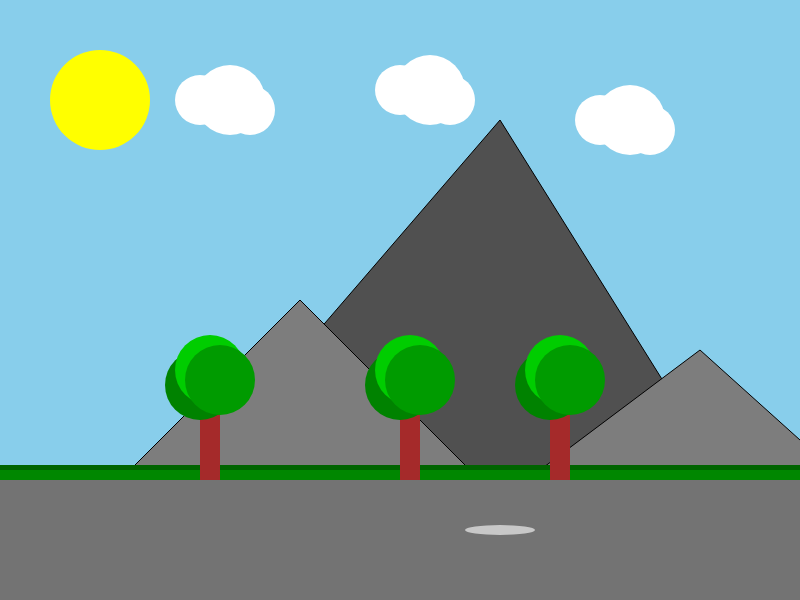
Frame 1 (no input)
Frame 60 (no input): identical to frame 1, image omitted
Frame 120 (the mouse pressed at the canvas centre since frame 60): identical to frame 1, image omitted

The p5.js sketch that drew this single still picture (run headless with seeded random() and noise() and a simulated clock; from frame 60 on, the mouse is pressed at the canvas centre):

// p5.js sketch
// ── sketch.js
function setup() {
  createCanvas(800, 600);
}

function draw() {
  background(136, 206, 235);

  strokeWeight(1);

fill(80);
triangle(0, 700, 500, 120, 800, 600);

  fill(125);
  triangle(0, 600, 300, 300, 600, 600);
triangle(500, 500, 700, 350, 1200, 800);

  strokeWeight(0);
  fill(255, 255, 255);
  circle(200, 100, 50);
  circle(230, 100, 70);
  circle(250, 110, 50);
  circle(400, 90, 50);
  circle(430, 90, 70);
  circle(450, 100, 50);
  circle(600, 120, 50);
  circle(630, 120, 70);
  circle(650, 130, 50);

  fill(255, 255, 0);
  circle(100, 100, 100);

  fill(115);
  rect(0, 480, 800, 120);

  fill(0, 135, 0);
rect(0, 470, 800, 10);

fill(0, 100, 0);
rect(0, 465, 800, 5);

fill(200);
ellipse(500, 530, 70, 10);

fill("brown");
rect(200, 380, 20, 100);
rect(400, 380, 20, 100);
rect(550, 380, 20, 100);

fill(0, 130, 0);
circle(200, 385, 70);
circle(400, 385, 70);
circle(550, 385, 70);

fill(0, 205, 0);
circle(210, 370, 70);
circle(410, 370, 70);
circle(560, 370, 70);

fill(0, 155, 0);
circle(220, 380, 70);
circle(420, 380, 70);
circle(570, 380, 70);



}
